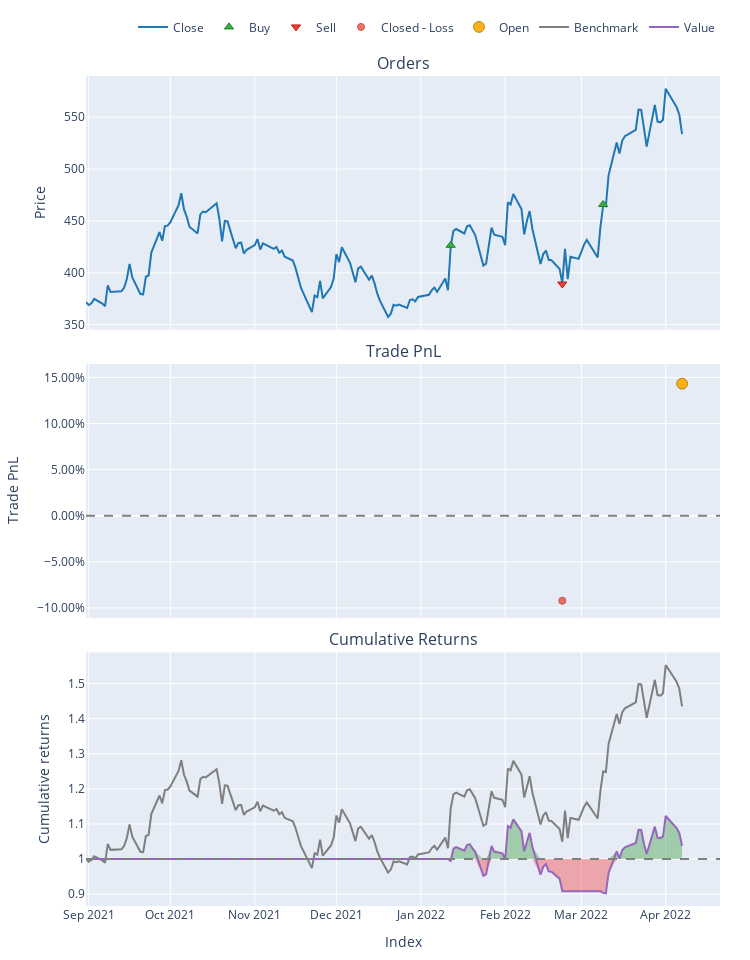

The notebook cell saved with this chart:
### Code cell
pf.plot().show()

### Figure 1 — Plotly figure (JSON) as saved in the notebook; plotly's stock layout.template omitted (floating-point values rounded to 4 significant figures; data arrays with more than 128 entries replaced by an {"elided": "..."} marker saying what was removed)
{"data": [{"legendgroup": "0", "line": {"color": "#1f77b4"}, "name": "Close", "showlegend": true, "type": "scatter", "uid": "7016edda-189d-412d-ac89-ff6467407257", "x": {"elided": "151 str values"}, "xaxis": "x", "y": {"elided": "151 float values"}, "yaxis": "y"}, {"customdata": [[0, 233.9, 249.4], [2, 194.4, 226.4]], "hovertemplate": "Order Id: %{customdata[0]}<br>Timestamp: %{x}<br>Price: %{y}<br>Size: %{customdata[1]:.6f}<br>Fees: %{customdata[2]:.6f}", "legendgroup": "1", "marker": {"color": "#37B13F", "line": {"color": "rgb(38,123,44)", "width": 1}, "size": 8, "symbol": "triangle-up"}, "mode": "markers", "name": "Buy", "type": "scatter", "uid": "3498b223-aed7-4801-b704-b89a3e6a452c", "x": ["2022-01-12T00:00:00", "2022-03-09T00:00:00"], "xaxis": "x", "y": [426.5, 465.8], "yaxis": "y"}, {"customdata": [[1, 233.9, 227.6]], "hovertemplate": "Order Id: %{customdata[0]}<br>Timestamp: %{x}<br>Price: %{y}<br>Size: %{customdata[1]:.6f}<br>Fees: %{customdata[2]:.6f}", "legendgroup": "2", "marker": {"color": "#EA4335", "line": {"color": "rgb(181,31,18)", "width": 1}, "size": 8, "symbol": "triangle-down"}, "mode": "markers", "name": "Sell", "type": "scatter", "uid": "d2bf5632-ae8c-48a5-a33e-db2be8dbf485", "x": ["2022-02-22T00:00:00"], "xaxis": "x", "y": [389.2], "yaxis": "y"}, {"customdata": [[0, 0, -9198.0, -0.09221]], "hovertemplate": "Exit Trade Id: %{customdata[0]}<br>Position Id: %{customdata[1]}<br>Exit Timestamp: %{x}<br>PnL: %{customdata[2]:.6f}<br>Return: %{customdata[3]:.2%}", "legendgroup": "3", "marker": {"color": "#EA4335", "line": {"color": "rgb(181,31,18)", "width": 1}, "opacity": [0.75], "size": [7], "symbol": "circle"}, "mode": "markers", "name": "Closed - Loss", "type": "scatter", "uid": "3e56eb10-8447-43dc-85ff-24c5bb081a27", "x": ["2022-02-22T00:00:00"], "xaxis": "x2", "y": [-0.09221], "yaxis": "y2"}, {"customdata": [[1, 1, 12970.0, 0.1432]], "hovertemplate": "Exit Trade Id: %{customdata[0]}<br>Position Id: %{customdata[1]}<br>Exit Timestamp: %{x}<br>PnL: %{customdata[2]:.6f}<br>Return: %{customdata[3]:.2%}", "legendgroup": "4", "marker": {"color": "#FFAA00", "line": {"color": "rgb(178,118,0)", "width": 1}, "opacity": [0.9], "size": [10.87], "symbol": "circle"}, "mode": "markers", "name": "Open", "type": "scatter", "uid": "36156f82-bdd9-4ab2-af8c-833fc43bae1c", "x": ["2022-04-07T00:00:00"], "xaxis": "x2", "y": [0.1432], "yaxis": "y2"}, {"legendgroup": "5", "line": {"color": "#7f7f7f"}, "name": "Benchmark", "showlegend": true, "type": "scatter", "uid": "c464b436-ea78-4ae3-8c57-8910a82fda1f", "x": {"elided": "151 str values"}, "xaxis": "x3", "y": {"elided": "151 float values"}, "yaxis": "y3"}, {"hoverinfo": "skip", "legendgroup": "6", "line": {"color": "rgba(0, 0, 0, 0)", "width": 0}, "opacity": 0, "showlegend": false, "type": "scatter", "uid": "a9a660cf-eed2-4dc9-aef3-41afa3a8ffd5", "x": {"elided": "151 str values"}, "xaxis": "x3", "y": {"elided": "151 int values"}, "yaxis": "y3"}, {"connectgaps": false, "fill": "tonexty", "fillcolor": "rgba(0, 128, 0, 0.3)", "hoverinfo": "skip", "legendgroup": "6", "line": {"color": "rgba(0, 0, 0, 0)", "width": 0}, "opacity": 0, "showlegend": false, "type": "scatter", "uid": "37e47ddc-0b0c-4d78-b187-c4e0bd97bd9d", "x": {"elided": "151 str values"}, "xaxis": "x3", "y": {"elided": "151 float values"}, "yaxis": "y3"}, {"hoverinfo": "skip", "legendgroup": "6", "line": {"color": "rgba(0, 0, 0, 0)", "width": 0}, "opacity": 0, "showlegend": false, "type": "scatter", "uid": "f589c611-42b1-4796-a817-efe4833656ee", "x": {"elided": "151 str values"}, "xaxis": "x3", "y": {"elided": "151 int values"}, "yaxis": "y3"}, {"connectgaps": false, "fill": "tonexty", "fillcolor": "rgba(255, 0, 0, 0.3)", "hoverinfo": "skip", "legendgroup": "6", "line": {"color": "rgba(0, 0, 0, 0)", "width": 0}, "opacity": 0, "showlegend": false, "type": "scatter", "uid": "322ed387-a6b4-461e-8ddf-89fb307664c9", "x": {"elided": "151 str values"}, "xaxis": "x3", "y": {"elided": "151 float values"}, "yaxis": "y3"}, {"legendgroup": "7", "line": {"color": "#9467bd"}, "name": "Value", "showlegend": true, "type": "scatter", "uid": "fafc7dc1-75ca-4e93-818a-cda59a17d34e", "x": {"elided": "151 str values"}, "xaxis": "x3", "y": {"elided": "151 float values"}, "yaxis": "y3"}, {"hoverinfo": "skip", "legendgroup": "6", "line": {"color": "rgba(0, 0, 0, 0)", "width": 0}, "opacity": 0, "showlegend": false, "type": "scatter", "uid": "0f5fc25c-2bba-4e25-b215-52d9c727b5a6", "x": {"elided": "151 str values"}, "xaxis": "x3", "y": {"elided": "151 int values"}, "yaxis": "y3"}], "layout": {"annotations": [{"font": {"size": 16}, "showarrow": false, "text": "Orders", "x": 0.5, "xanchor": "center", "xref": "paper", "y": 1, "yanchor": "bottom", "yref": "paper"}, {"font": {"size": 16}, "showarrow": false, "text": "Trade PnL", "x": 0.5, "xanchor": "center", "xref": "paper", "y": 0.6528, "yanchor": "bottom", "yref": "paper"}, {"font": {"size": 16}, "showarrow": false, "text": "Cumulative Returns", "x": 0.5, "xanchor": "center", "xref": "paper", "y": 0.3056, "yanchor": "bottom", "yref": "paper"}], "height": 960, "legend": {"orientation": "h", "traceorder": "normal", "x": 1, "xanchor": "right", "y": 1.042, "yanchor": "bottom"}, "margin": {"b": 30, "l": 30, "r": 30, "t": 30}, "shapes": [{"line": {"color": "gray", "dash": "dash"}, "type": "line", "x0": 0, "x1": 1, "xref": "paper", "y0": 0, "y1": 0, "yref": "y2"}, {"line": {"color": "gray", "dash": "dash"}, "type": "line", "x0": 0, "x1": 1, "xref": "paper", "y0": 1, "y1": 1, "yref": "y3"}], "showlegend": true, "width": 750, "xaxis": {"anchor": "y", "domain": [0, 1], "matches": "x3", "showticklabels": false}, "xaxis2": {"anchor": "y2", "domain": [0, 1], "matches": "x3", "showticklabels": false}, "xaxis3": {"anchor": "y3", "domain": [0, 1], "title": {"text": "Index"}}, "yaxis": {"anchor": "x", "domain": [0.6944, 1], "title": {"text": "Price"}}, "yaxis2": {"anchor": "x2", "domain": [0.3472, 0.6528], "tickformat": ".2%", "title": {"text": "Trade PnL"}}, "yaxis3": {"anchor": "x3", "domain": [0, 0.3056], "title": {"text": "Cumulative returns"}}}}
